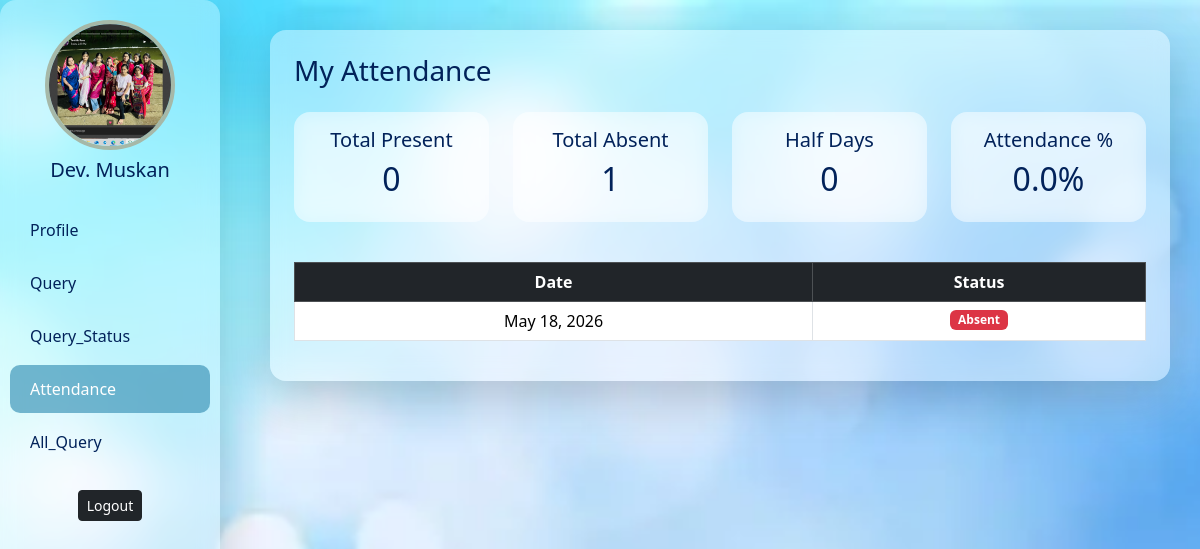
Page /my_attendance/ (signed in) on the earlier database version.
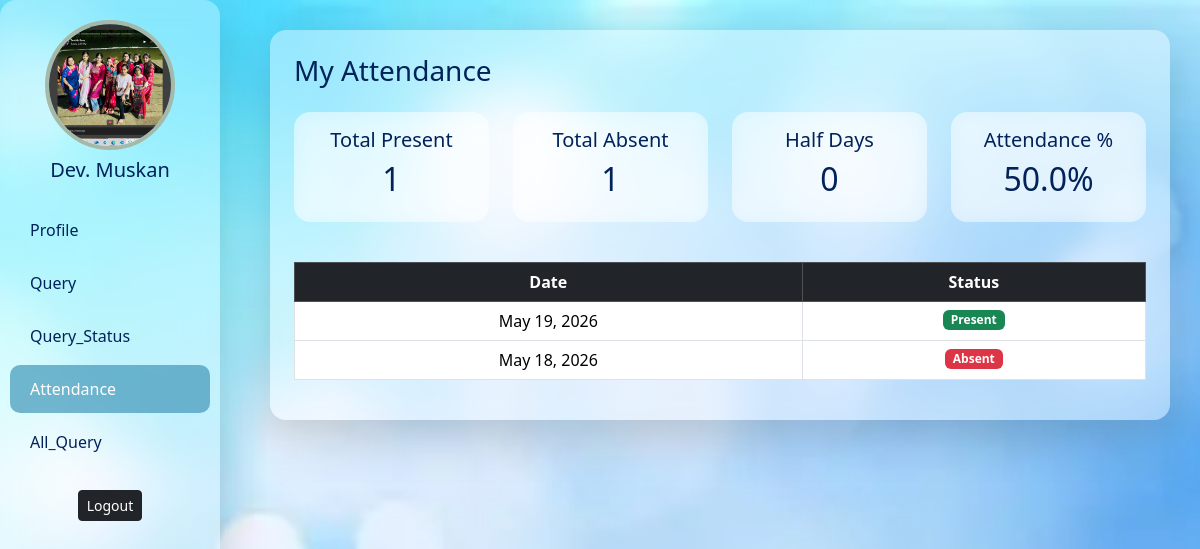
Same page on the later database version.
### app/models.py (models this page shows, shortened)
class AddEmployee(models.Model):
    name = models.CharField(
        max_length=100,
        validators=[MaxLengthValidator(10), MinLengthValidator(3)],
        error_messages={
            'min_length': 'Name must contain at least 3 characters.',
            'max_length': 'Name cannot exceed 20 characters.'
        }
    )
    email = models.EmailField(unique=True)
    contact = models.CharField(
        max_length=15,
        validators=[Emp_contact]
    )
    image = models.ImageField(
        upload_to='employee_images/',
        blank=True,
        null=True
    )
    password = models.CharField(max_length=128)
    department = models.CharField(max_length=50, null=True)
    d_code = models.CharField(max_length=20, null=True)
    d_des = models.CharField(max_length=50, null=True)
    joining_date = models.DateField(null=True, blank=True)
    salary = models.IntegerField(null=True, blank=True)

class Attendance(models.Model):
    STATUS_CHOICES = (
        ('Present', 'Present'),
        ('Absent', 'Absent'),
        ('Half Day', 'Half Day'),
    )
    employee = models.ForeignKey(AddEmployee, on_delete=models.CASCADE)
    date = models.DateField(default=date.today)
    status = models.CharField(max_length=20, choices=STATUS_CHOICES)
    class Meta:
        unique_together = ('employee', 'date')

### app/views.py (the view)
def my_attendance(request):
    if 'user_id' not in request.session:
        return redirect('login')
    user_id = request.session.get('user_id')
    userdata = new.objects.get(id=user_id)
    attendance = Attendance.objects.filter(
        employee__email=userdata.email
    ).order_by('-date')
    total_present = attendance.filter(
        status='Present'
    ).count()
    total_absent = attendance.filter(
        status='Absent'
    ).count()
    total_half = attendance.filter(
        status='Half Day'
    ).count()
    total = attendance.count()
    percentage = 0
    if total > 0:
        percentage = (
            (total_present + (total_half * 0.5))
            / total
        ) * 100
    context = {
        'data': userdata,
        'my_attendance': True,
        'attendance': attendance,
        'total_present': total_present,
        'total_absent': total_absent,
        'total_half': total_half,
        'percentage': round(percentage, 2),
        'section': 'attendance'
    }
    return render(
        request,
        'userdashboard.html',
        context
    )

### app/templates/userdashboard.html (shortened to what this page needs)
{% block contant %}
<!DOCTYPE html>
<html lang="en">
<head>
    <link href="https://cdn.jsdelivr.net/npm/bootstrap@5.3.2/dist/css/bootstrap.min.css" rel="stylesheet">
</head>
<body>
    <div class="sidebar glass shadow-lg">
        <div class="text-center mb-4">
            {% if data.image %}
            <img src="{{ data.image.url }}" class="profile-img mb-2">
            {% else %}
            <div class="profile-img mb-2 d-block mx-auto" style="background-color:#ffff;"></div>
            {% endif %}
            <h5>{{ data.name }}</h5>
        </div>
        <a href="{% url 'profile' %}" class="{% if section == 'profile' %}active{% endif %}">
            Profile
        </a>
        <a href="{% url 'query' %}" class="{% if section == 'query' %}active{% endif %}">
            Query
        </a>
        <a href="{% url 'query_status' %}" class="{% if section == 'query_status' %}active{% endif %}">
            Query_Status
        </a>
        <a href="{% url 'my_attendance' %}"
   class="{% if section == 'attendance' %}active{% endif %}">
    Attendance
</a>
        <a href="{% url 'all_query' %}" class="{% if section == 'all-query' %}active{% endif %}">
            All_Query
        </a>
        <form method="post" action="{% url 'logout' %}" class="mt-4 text-center">
            <button class="btn btn-dark btn-sm">Logout</button>
        </form>
    </div>
    <div class="main-content">
{% if my_attendance %}
<div id="attendance" class="section">
    <div class="glass shadow-lg p-4">
        <h3 class="mb-4">
            My Attendance
        </h3>
        <div class="row text-center mb-4">
            <div class="col-md-3 mb-3">
                <div class="glass p-3">
                    <h5>Total Present</h5>
                    <h2>{{ total_present }}</h2>
                </div>
            </div>
            <div class="col-md-3 mb-3">
                <div class="glass p-3">
                    <h5>Total Absent</h5>
                    <h2>{{ total_absent }}</h2>
                </div>
            </div>
            <div class="col-md-3 mb-3">
                <div class="glass p-3">
                    <h5>Half Days</h5>
                    <h2>{{ total_half }}</h2>
                </div>
            </div>
            <div class="col-md-3 mb-3">
                <div class="glass p-3">
                    <h5>Attendance %</h5>
                    <h2>{{ percentage }}%</h2>
                </div>
            </div>
        </div>
        <table class="table table-bordered table-hover text-center">
            <thead class="table-dark">
                <tr>
                    <th>Date</th>
                    <th>Status</th>
                </tr>
            </thead>
            <tbody>
                {% for i in attendance %}
                <tr>
                    <td>{{ i.date }}</td>
                    <td>
                        {% if i.status == "Present" %}
                            <span class="badge bg-success">
                                Present
                            </span>
                        {% elif i.status == "Absent" %}
                            <span class="badge bg-danger">
                                Absent
                            </span>
                        {% else %}
                            <span class="badge bg-warning text-dark">
                                Half Day
                            </span>
                        {% endif %}
                    </td>
                </tr>
                {% empty %}
                <tr>
                    <td colspan="2">
                        No attendance found
                    </td>
                </tr>
                {% endfor %}
            </tbody>
        </table>
    </div>
</div>
{% endif %}
    </div>
</body>
</html>
{% endblock contant %}

### app/templates/userdashboard.html (style rules this page uses)
body { background: url('/static/images/new django.webp') no-repeat center center fixed; background-size: cover; }
.glass { background: rgba(255, 255, 255, 0.4); backdrop-filter: blur(10px); border-radius: 16px; color: #02225a; }
.sidebar { height: 100vh; position: fixed; width: 220px; padding-top: 20px; background: rgba(255, 255, 255, 0.3); backdrop-filter: blur(10px); }
.sidebar a { display: block; padding: 12px 20px; color: #02225a; text-decoration: none; font-weight: 500; border-radius: 10px; margin: 5px 10px; }
.sidebar a:hover, .sidebar a.active { background-color: rgba(66, 152, 185, 0.7); color: #fff; }
.main-content { margin-left: 240px; padding: 30px; }
.profile-img { width: 130px; height: 130px; border-radius: 50%; object-fit: cover; border: 4px solid #a6b8a8; }

Differences in the rows shown:
added Attendance: date "May 19, 2026", status "Present"
Other differences:
{{ total_present }}: "0" → "1"
{{ percentage }}: "0.0" → "50.0"
